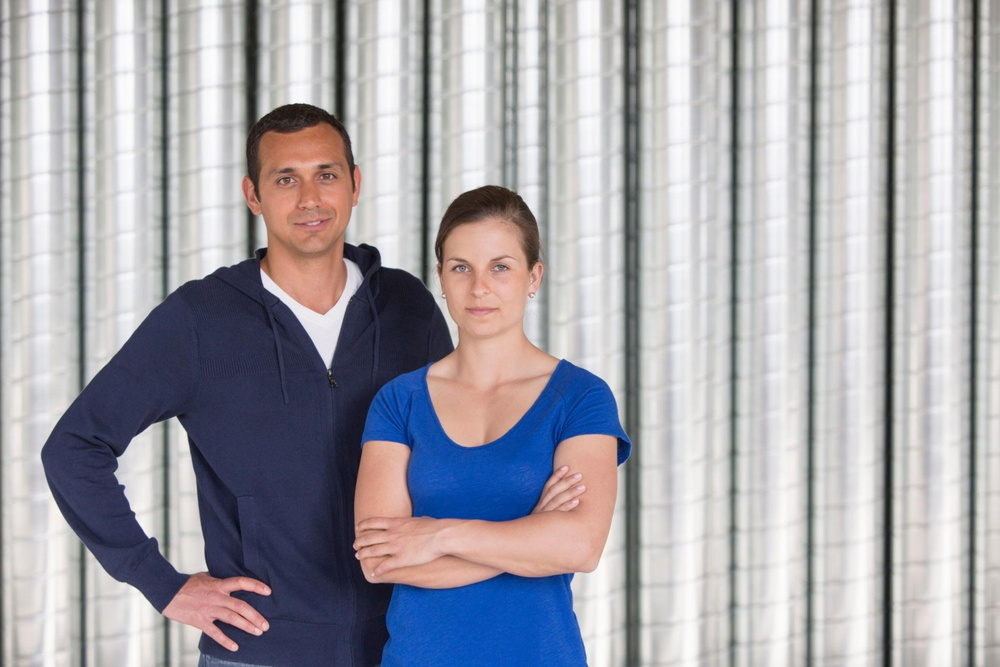
#> input picture COT/AT1/Q5/survelliance.jpg, 1000 x 667 px, shrunk from 2048 x 1365 before the run
$ python cv_co1_at1_q05.py
#> lines starting #> are read from the running program, lines starting #| are printed output that depends on the picture; after the words box and inside, x2 and y2 are one past the last pixel; in counts of white or black regions, pixels touching at a corner belong together
# -*- coding: utf-8 -*-
"""cv-co1-at1-q05.ipynb

Automatically generated by Colab.

Original file is located at
    https://colab.research.google.com/drive/1PHNDeQQsWRbFDuBQ32JjtrDg9lRWGNHL
"""

import cv2
import matplotlib.pyplot as plt

# Read image
image = cv2.imread("survelliance.jpg")
#> image is the input picture: shape (667, 1000, 3); mean B, G, R 169.5, 163.2, 164.5

# Convert to grayscale
gray = cv2.cvtColor(image, cv2.COLOR_BGR2GRAY)
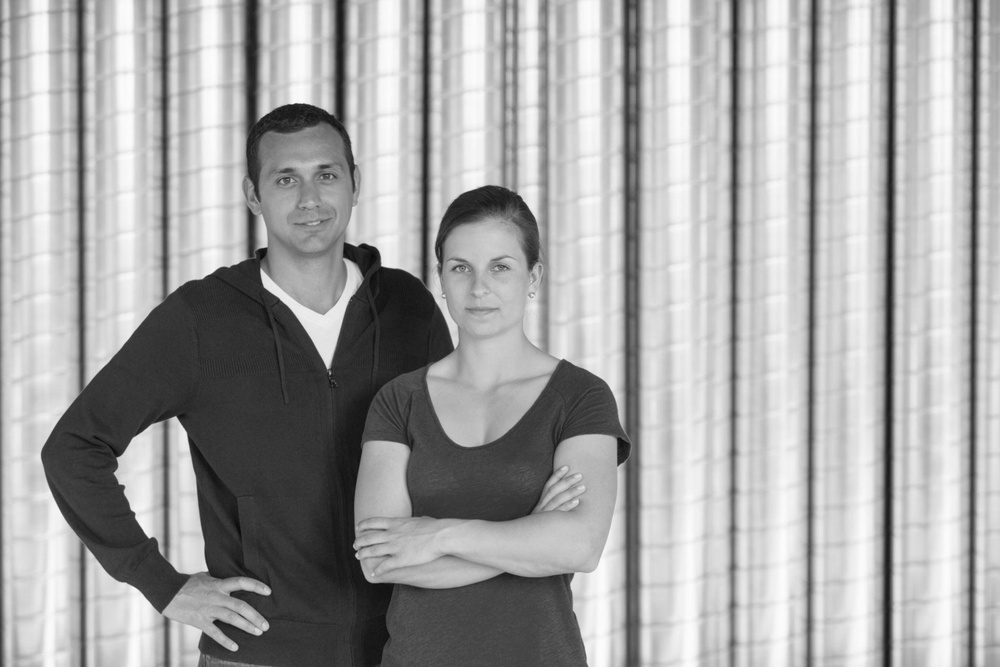
#> gray: shape (667, 1000); min 8, max 254, mean 164.3

# Load pre-trained face detector
face_cascade = cv2.CascadeClassifier(
    cv2.data.haarcascades + "haarcascade_frontalface_default.xml"
)

# Detect faces
faces = face_cascade.detectMultiScale(gray,
                                      scaleFactor=1.1,
                                      minNeighbors=5,
                                      minSize=(30,30))
#> faces = [[421, 364, 41, 41], [248, 131, 121, 121], [425, 224, 115, 115]]

# Draw rectangles
for (x, y, w, h) in faces:
    cv2.rectangle(image, (x, y), (x+w, y+h), (0,255,0), 2)
#> this loop made 3 passes
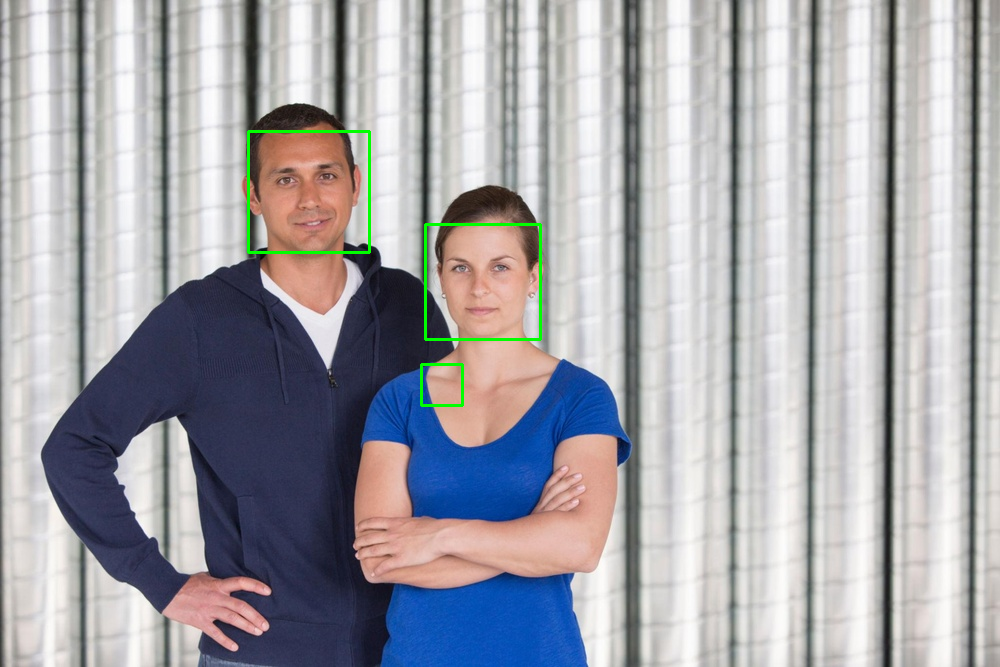
#> image: shape (667, 1000, 3); 0.5% of pixels changed, all inside (x1, y1, x2, y2) = (247, 130, 542, 407)

# Convert to RGB for display
image = cv2.cvtColor(image, cv2.COLOR_BGR2RGB)

# Show result
plt.figure(figsize=(8,6))
plt.imshow(image)
plt.title(f"Detected Faces: {len(faces)}")
plt.axis("off")
plt.show()
